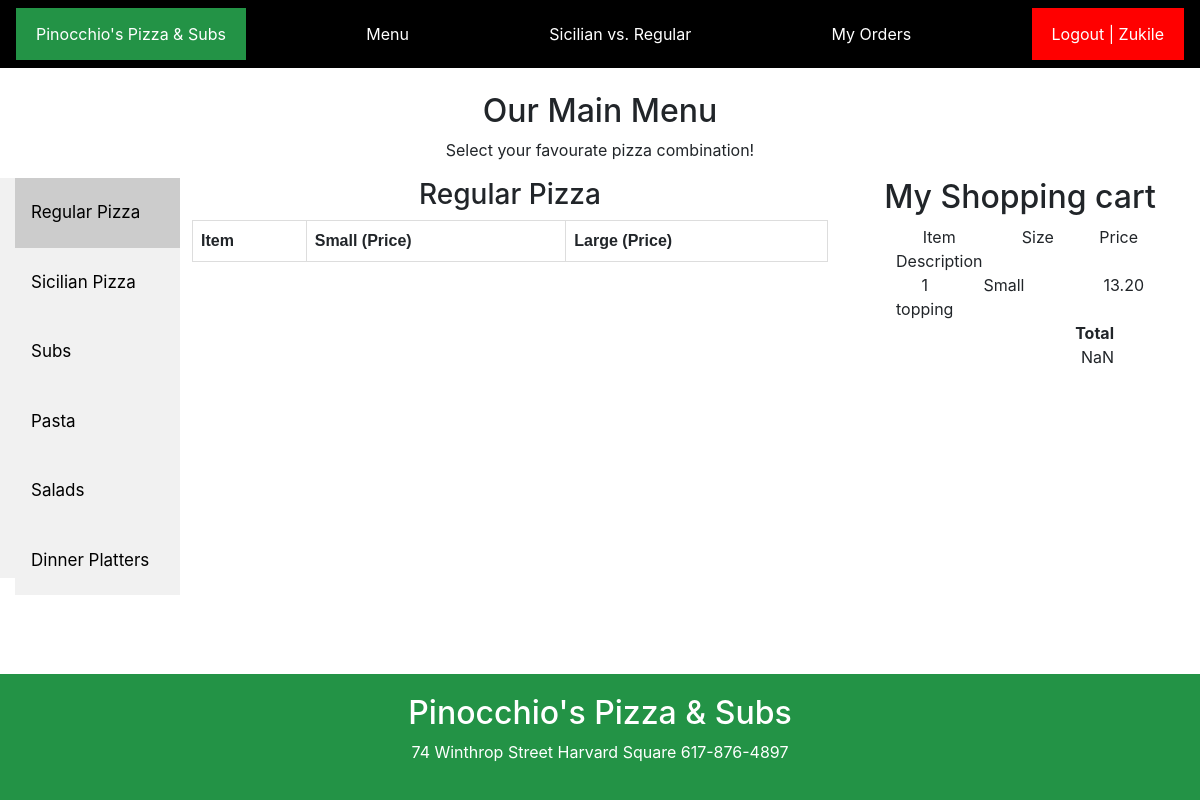
Before: /cart (signed in) with the older database file.
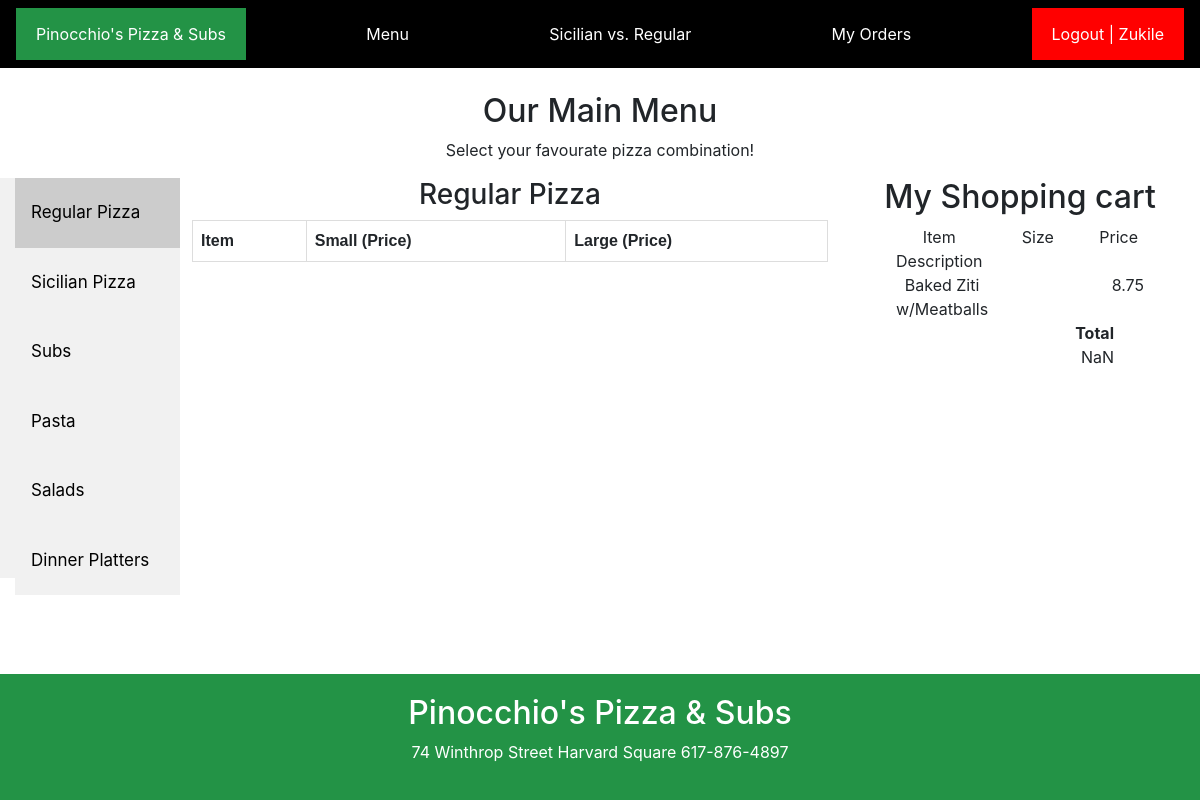
After: the same page with the newer database file.
### accounts/views.py (models this page shows, shortened)
class Orders(models.Model):
    title = models.CharField(max_length=40)
    size = models.CharField(max_length=15, null=True, blank=True)
    pizza_toppings = models.ManyToManyField(Topping, related_name="orders", blank=True)
    price = models.DecimalField(max_digits=8, decimal_places=2)
    username = models.CharField(max_length=30)
    time = models.DateTimeField(auto_now=True)
    order_status = models.CharField(max_length=10, default='Draft')

### accounts/views.py (the view)
# urls.py: path("cart", views.cart, name="cart"),
@login_required(login_url='accounts:login')
def cart(request):
    orders = Orders.objects.filter(username=request.user.username)
    return render(request, "menus/menu.html", {"orders": orders})

### menus/templates/menus/menu.html (shortened to what this page needs)
{% extends "orders/base.html" %}
{% load static %}
{% block content %}
<br>
        <h2 class="message">Our Main Menu</h2>
        <p class="message">Select your favourate pizza combination!</p>
        <div class="tab">
          <button class="leftNav" onclick="openMenu(event, 'Regular pizzas')" id="defaultOpen">Regular Pizza</button>
          <button class="leftNav" onclick="openMenu(event, 'Sicilian Pizza')">Sicilian Pizza</button>
          <button class="leftNav" onclick="openMenu(event, 'Subs')">Subs</button>
          <button class="leftNav" onclick="openMenu(event, 'Pasta')">Pasta</button>
          <button class="leftNav" onclick="openMenu(event, 'Salad')">Salads</button>
          <button class="leftNav" onclick="openMenu(event, 'Dinner Platters')">Dinner Platters</button>
        </div>
        <div id="Regular pizzas" class="tabcontent">
          <h3>Regular Pizza</h3>
          <table>
              <tr>
              <th>Item</th>
              <th>Small (Price)</th>
              <th>Large (Price)</th>
            </tr>
          </table>
          <br>
        </div>
   <div class="rightContent">
       <h2>My Shopping cart</h2>
       <div class="container">
    <div class="row justify-content-center">
      <div class="col-11">
        <div class="container cart" id="main_container">
          <div class="row header">
            <div class="col">Item Description</div>
            <div class="col">Size</div>
            <div class="col">Price</div>
          </div>
          {% for order in orders %}
            <div class="row cart-row">
              <div class="col">{{ order.title }}</div>
              <div class="col">{% if order.size is not None %}{{ order.size }}{% else %}&nbsp{% endif %}</div>
              <div class="col">{% for topping in order.pizza_toppings.all %}{{ topping }}<br>{% if toppings == ''  %}&nbsp{% endif %}{% endfor %}</div>
              <div class="col price">{{ order.price }}</div>
            </div>
          {% endfor %}
          <div class="row">
            <div class="col"></div>
            <div class="col"></div>
             <div class="col"></div>
             <div class="col"></div>
            <div class="col" style="font-weight: bold;">Total</div>
            <div class="col-1"></div>
          </div>
          <div class="row">
            <div class="col"></div>
            <div class="col"></div>
             <div class="col"></div>
              <div class="col"></div>
              <div class="col"></div>
            <div class="col" id="total"> </div>
            <div class="col-1"></div>
          </div>
        </div>
      </div>
    </div>
  </div>
        </div>
{% endblock content %}

### orders/templates/orders/base.html (shortened to what this page needs)
{% load static %}
<!DOCTYPE html>
<html>
<head>
    <link rel="stylesheet" href="{% static 'orders/styles.css' %}"/>
    <link rel="stylesheet" href="https://stackpath.bootstrapcdn.com/bootstrap/4.3.1/css/bootstrap.min.css">
</head>
<body>
        <div class="navbar">
                <a href="{% url 'orders:index' %}" class="active">Pinocchio's Pizza & Subs</a>
                {% if user.is_authenticated %}
                <a href="{% url 'menus:menu' %}">Menu</a>
                <a href="{% url 'orders:sicilian' %}">Sicilian vs. Regular</a>
                <a href="{% url 'accounts:cart' %}">My Orders</a>
                <a href="{% url 'accounts:logout' %}" class="right">Logout | {{ user.username }}</a>
                {% else %}
                <a href="{% url 'menus:menu' %}">Menu</a>
                <a href="{% url 'orders:sicilian' %}">Sicilian vs. Regular</a>
                <a href="{% url 'accounts:register' %}" class="right">Register</a>
                <a href="{% url 'accounts:login' %}" class="right">Login</a>
                {% endif %}
              </div>
              {% block content %}{% endblock content %}
    <br><br>
    <br><br>
    <br><br>
    <br><br>
    <div class="footer">
            <h2>Pinocchio's Pizza & Subs</h2>
            <address>74 Winthrop Street
              Harvard Square
              617-876-4897</address>
     </div>
</body>
</html>

### orders/static/orders/styles.css (style rules this page uses)
* { box-sizing: border-box; }
body { font-family: Arial, Helvetica, sans-serif; margin: 0; }
.header { position: relative; text-align: center; }
.navbar { overflow: hidden; background-color:black; position: sticky; position: -webkit-sticky; top: 0; }
.navbar a { float: left; display: block; color: white; text-align: center; padding: 14px 20px; text-decoration: none; }
.navbar a.right { float: right; }
.navbar a.active { background-color:#239346; color: white; }
.row { display: -ms-flexbox; display: flex; -ms-flex-wrap: wrap; flex-wrap: wrap; }
.footer { padding: 20px; text-align: center; background:#239346; color: white; bottom: 0; left: 0; position: fixed; width: 100%; }
.right { background-color: red; }

### menus/templates/menus/menu.html (style rules this page uses)
* { box-sizing: border-box }
.tab { float: left; background-color: #f1f1f1; width: 15%; height: 400px; padding-left: 15px; }
.tab button { display: block; background-color: inherit; color: black; padding: 22px 16px; width: 100%; border: none; outline: none; text-align: left; cursor: pointer; transition: 0.3s; font-size: 17px; }
.tab button.active { background-color: #ccc; }
.tabcontent { float: left; padding: 0px 12px; width: 55%; border-left: none; height: 400px; }
.message, h3 { text-align: center; }
.rightContent { float: left; padding: 0px 12px; width: 30%; border-left: none; height: 400px; text-align: center; }
table { font-family: arial, sans-serif; border-collapse: collapse; width: 100%; }
td, th { border: 1px solid #dddddd; text-align: left; padding: 8px; }

Changed rows visible on the page:
removed Orders: title "1 topping", size "Small", price "13.20"
added Orders: title "Baked Ziti w/Meatballs", price "8.75"
